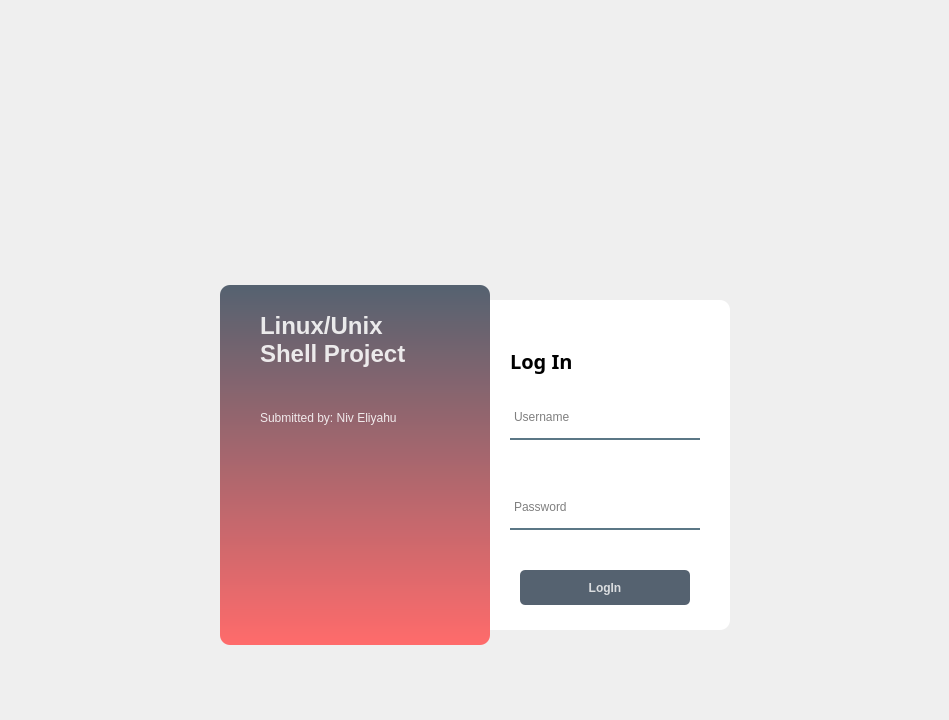
<?xml version="1.0" encoding="UTF-8"?>
<ui version="4.0">
 <class>Form</class>
 <widget class="QWidget" name="Form">
  <property name="geometry">
   <rect>
    <x>0</x>
    <y>0</y>
    <width>949</width>
    <height>720</height>
   </rect>
  </property>
  <property name="windowTitle">
   <string>Form</string>
  </property>
  <widget class="QWidget" name="widget" native="true">
   <property name="geometry">
    <rect>
     <x>180</x>
     <y>260</y>
     <width>590</width>
     <height>420</height>
    </rect>
   </property>
   <widget class="QLabel" name="label">
    <property name="geometry">
     <rect>
      <x>290</x>
      <y>40</y>
      <width>260</width>
      <height>330</height>
     </rect>
    </property>
    <property name="styleSheet">
     <string notr="true">background-color:rgba(255, 255, 255,255);
border-radius:10px
</string>
    </property>
    <property name="text">
     <string/>
    </property>
   </widget>
   <widget class="QLabel" name="label_2">
    <property name="geometry">
     <rect>
      <x>40</x>
      <y>25</y>
      <width>270</width>
      <height>360</height>
     </rect>
    </property>
    <property name="styleSheet">
     <string notr="true">background-color: qlineargradient(spread:pad, x1:0, y1:0, x2:0, y2:1, stop:0 rgba(85,98,112,255), stop:1 rgba(255,107,107,255));
border-radius:10px
</string>
    </property>
    <property name="text">
     <string/>
    </property>
   </widget>
   <widget class="QLabel" name="label_3">
    <property name="geometry">
     <rect>
      <x>330</x>
      <y>80</y>
      <width>141</width>
      <height>41</height>
     </rect>
    </property>
    <property name="font">
     <font>
      <family>Orbitron</family>
      <pointsize>15</pointsize>
      <weight>75</weight>
      <bold>true</bold>
     </font>
    </property>
    <property name="styleSheet">
     <string notr="true">color:grba(0,0,0,200);</string>
    </property>
    <property name="text">
     <string>Log In</string>
    </property>
   </widget>
   <widget class="QLineEdit" name="lineEditUsername">
    <property name="geometry">
     <rect>
      <x>330</x>
      <y>140</y>
      <width>190</width>
      <height>40</height>
     </rect>
    </property>
    <property name="font">
     <font>
      <pointsize>9</pointsize>
     </font>
    </property>
    <property name="styleSheet">
     <string notr="true">background-color:rgba(0,0,0,0);
border: 2px solid rgba(0,0,0,0);
border-bottom-color:rgba(46,82,101,200);
color:rgb(0,0,0);
padding-bottom:7px;</string>
    </property>
    <property name="placeholderText">
     <string>Username</string>
    </property>
   </widget>
   <widget class="QLineEdit" name="lineEditpassword">
    <property name="geometry">
     <rect>
      <x>330</x>
      <y>230</y>
      <width>190</width>
      <height>40</height>
     </rect>
    </property>
    <property name="font">
     <font>
      <pointsize>9</pointsize>
     </font>
    </property>
    <property name="styleSheet">
     <string notr="true">background-color:rgba(0,0,0,0);
border: 2px solid rgba(0,0,0,0);
border-bottom-color:rgba(46,82,101,200);
color:rgb(0,0,0);
padding-bottom:7px;</string>
    </property>
    <property name="echoMode">
     <enum>QLineEdit::Password</enum>
    </property>
    <property name="placeholderText">
     <string>Password</string>
    </property>
   </widget>
   <widget class="QPushButton" name="pushButton">
    <property name="geometry">
     <rect>
      <x>340</x>
      <y>310</y>
      <width>170</width>
      <height>35</height>
     </rect>
    </property>
    <property name="font">
     <font>
      <weight>75</weight>
      <bold>true</bold>
     </font>
    </property>
    <property name="styleSheet">
     <string notr="true">QPushButton#pushButton{
	background-color:rgba(85,98,112,255);
	color:rgba(255,255,255,200);
	border-radius:5px;
}
QPushButton#pushButton:pressed{
	padding-left:5px;
	padding-top:5px;
	background-color:rgba(255,107,107,255);
	background-position:calc(100% - 10px)center;
}
QPushButton#pushButton:hover{
	background-color:rgba(255,107,107,255);
}</string>
    </property>
    <property name="text">
     <string>LogIn</string>
    </property>
   </widget>
   <widget class="QLabel" name="label_4">
    <property name="geometry">
     <rect>
      <x>80</x>
      <y>50</y>
      <width>200</width>
      <height>60</height>
     </rect>
    </property>
    <property name="font">
     <font>
      <pointsize>18</pointsize>
      <weight>75</weight>
      <bold>true</bold>
     </font>
    </property>
    <property name="styleSheet">
     <string notr="true">color:rgba(255,255,255,220);
</string>
    </property>
    <property name="text">
     <string>Linux/Unix
Shell Project</string>
    </property>
   </widget>
   <widget class="QLabel" name="label_5">
    <property name="geometry">
     <rect>
      <x>80</x>
      <y>150</y>
      <width>191</width>
      <height>16</height>
     </rect>
    </property>
    <property name="font">
     <font>
      <pointsize>9</pointsize>
     </font>
    </property>
    <property name="styleSheet">
     <string notr="true">color:rgba(255,255,255,220);
</string>
    </property>
    <property name="text">
     <string>Submitted by: Niv Eliyahu</string>
    </property>
   </widget>
  </widget>
 </widget>
 <resources/>
 <connections/>
</ui>
